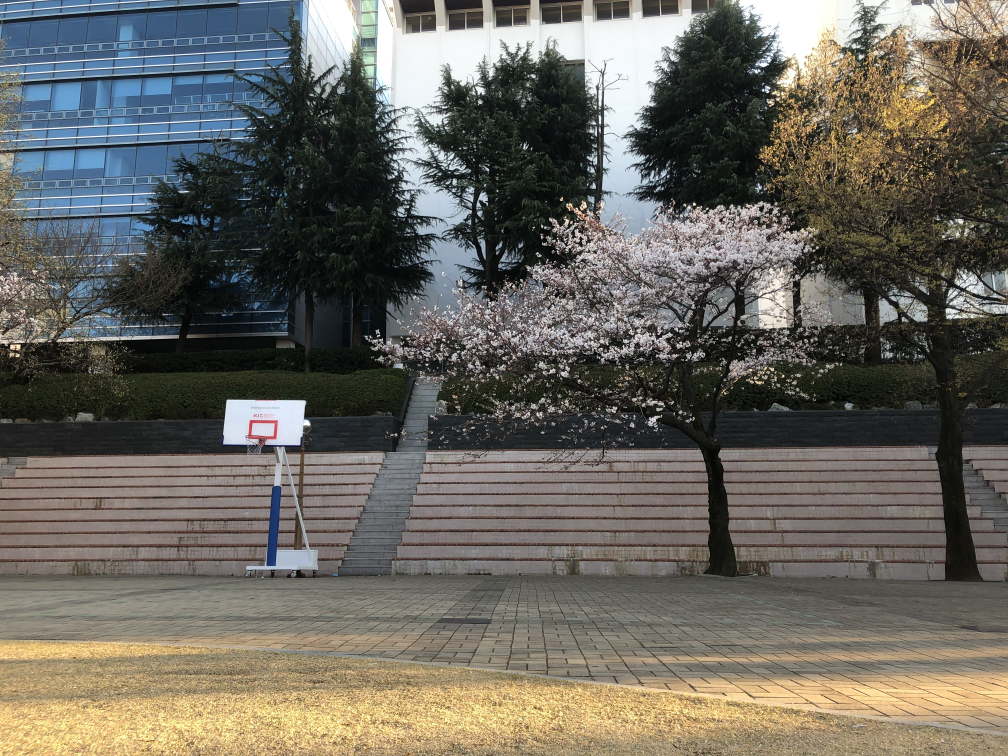
#> input picture hdr/scenery_tone_1.jpg, 4032 x 3024 px (shown at 1/4 size)
$ python hdr.py
#> lines starting #> are read from the running program, lines starting #| are printed output that depends on the picture
import cv2
import numpy as np


def readImagesAndTimes():
  # times = np.array([ 1/1333, 1/273, 1/4367, 1/1548 ], dtype=np.float32)

  # filenames = ["HDR_2.jpg", "HDR_3.jpg", "HDR_4.jpg", "HDR_5.jpg"]
  times = np.array([ 1/120, 1/358, 1/30, 1/30 ], dtype=np.float32)

  filenames = ["scenery_tone_1.jpg", "scenery_tone_2.jpg", "scenery_tone_3.jpg", "scenery_tone_4.jpg"]

  images = []
  for filename in filenames:
    im = cv2.imread(filename)
#> im is the input picture: shape (3024, 4032, 3); mean B, G, R 95.4, 103.1, 106
    images.append(im)

  return images, times

if __name__ == '__main__':
  # Read images and exposure times
  print("Reading images ... ")

  images, times = readImagesAndTimes()


  # Align input images
  print("Aligning images ... ")
  alignMTB = cv2.createAlignMTB()
  alignMTB.process(images, images)

  # Obtain Camera Response Function (CRF)
  print("Calculating Camera Response Function (CRF) ... ")
  calibrateDebevec = cv2.createCalibrateDebevec()
  responseDebevec = calibrateDebevec.process(images, times)

  # Merge images into an HDR linear image
  print("Merging images into one HDR image ... ")
  mergeDebevec = cv2.createMergeDebevec()
  hdrDebevec = mergeDebevec.process(images, times, responseDebevec)
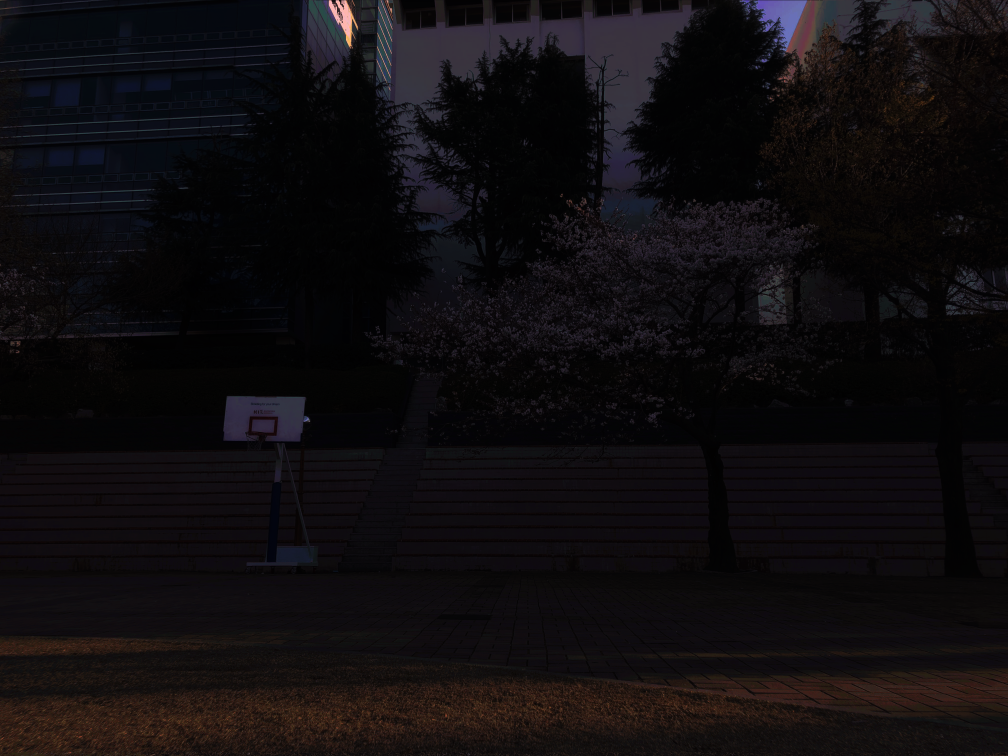
#> hdrDebevec: shape (3024, 4032, 3) float32 (shown at 1/4 size); mean of channels 0, 1, 2 135.9, 121.9, 141.8; drawn with min black and max white
  # Save HDR image.
  cv2.imwrite("hdrDebevec.hdr", hdrDebevec)
  print("saved hdrDebevec.hdr ")

  # Tonemap using Drago's method to obtain 24-bit color image
  # createTonemapDrago([, gamma[, saturation[, bias]=0.85]]) -> retval
  print("Tonemaping using Drago's method ... ")
  tonemapDrago = cv2.createTonemapDrago(1.0, 0.7)
  ldrDrago = tonemapDrago.process(hdrDebevec)
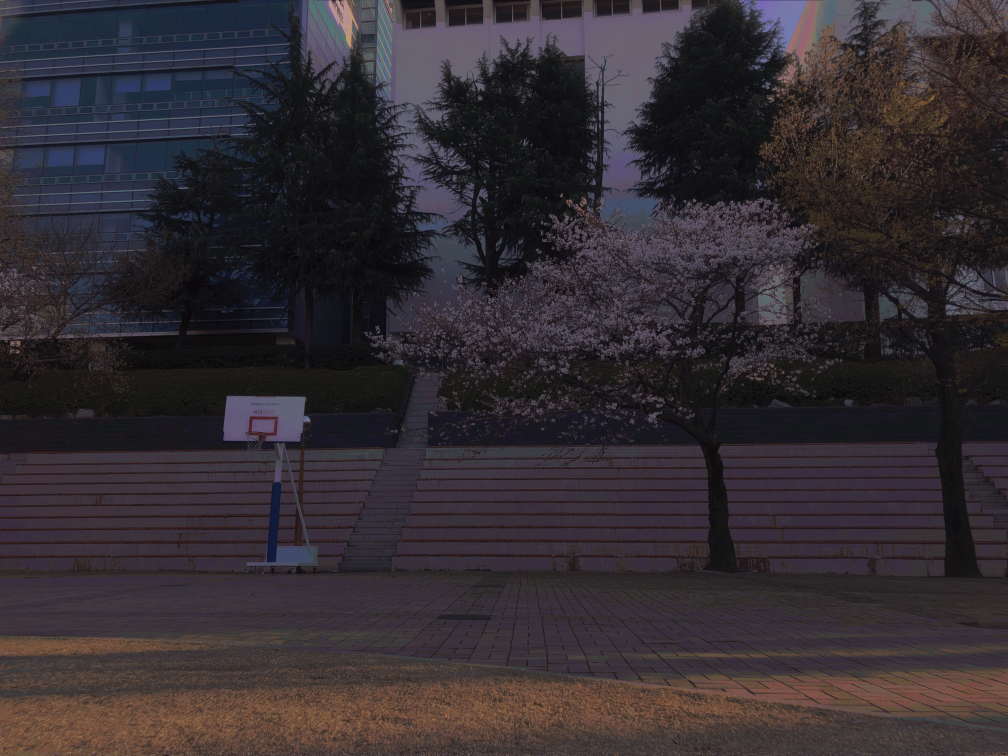
#> ldrDrago: shape (3024, 4032, 3) float32 (shown at 1/4 size); mean of channels 0, 1, 2 0.204, 0.184, 0.21; drawn with min black and max white
  ldrDrago = 3 * ldrDrago
  cv2.imwrite("ldr-Drago.jpg", ldrDrago * 255)
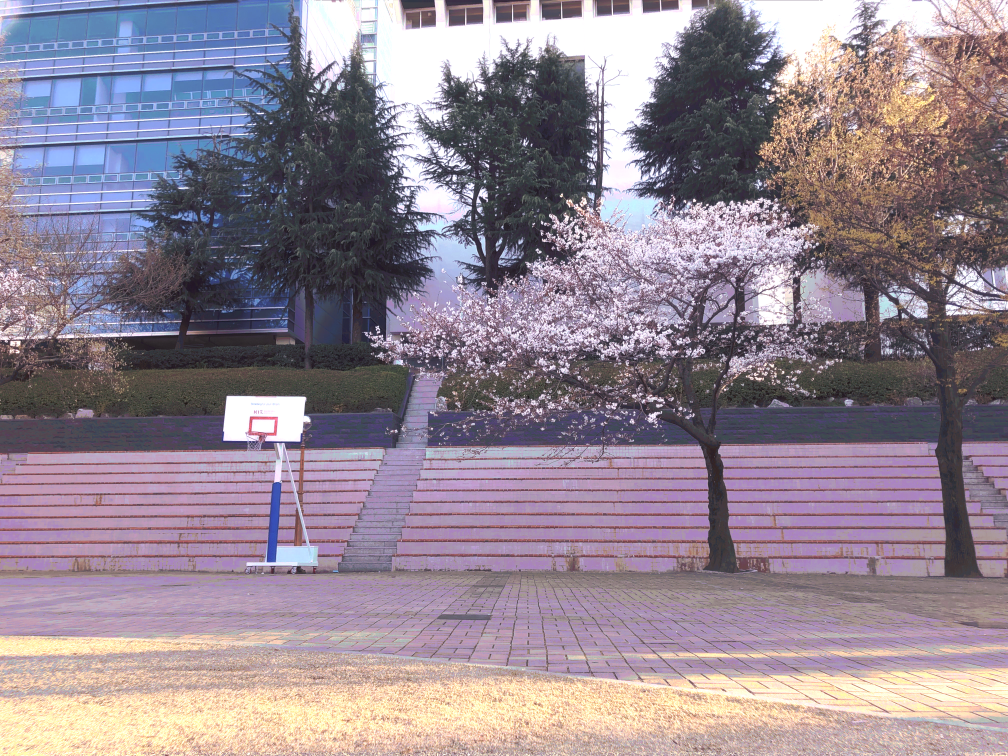
#> saved as ldr-Drago.jpg: shape (3024, 4032, 3) (shown at 1/4 size); mean B, G, R 146.5, 134.3, 147.4
  print("saved ldr-Drago.jpg")

  # Tonemap using Durand's method obtain 24-bit color image
  print("Tonemaping using Durand's method ... ")
#> (the run stopped early here; a loop or call above may not have finished)
